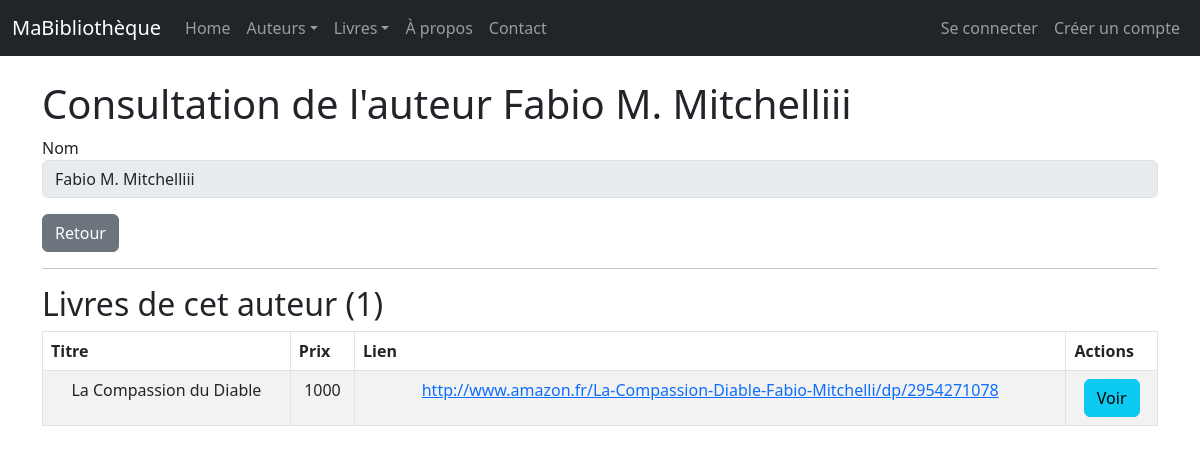
The app's page /auteurs/1/view/, older data.
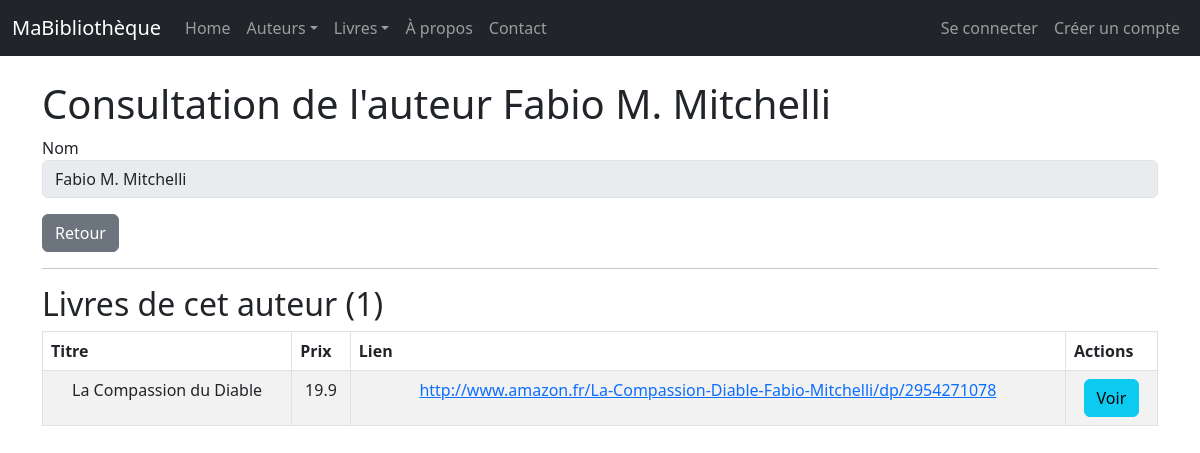
The same page, newer data.
### monApp/models.py (models this page shows, shortened)
class Auteur(db.Model):
    idA = db.Column( db.Integer, primary_key=True )
    Nom = db.Column(db.String(100), unique=True)

class Livre(db.Model):
    idL = db.Column( db.Integer, primary_key = True)
    Prix = db.Column( db.Integer)
    Titre = db.Column( db.String(255))
    Url = db.Column( db.String(255))
    Img = db.Column( db.String(255))
    auteur_id = db.Column (db.Integer , db.ForeignKey ("auteur.idA") )
    auteur = db.relationship ("Auteur", backref =db.backref ("livres", lazy="dynamic") )

### monApp/views.py (the view)
@app.route('/auteurs/<idA>/view/')
def viewAuteur(idA):
    unAuteur = Auteur.query.get_or_404(idA)
    unForm = FormAuteur(obj=unAuteur)
    return render_template("auteur_view.html",selectedAuteur=unAuteur, viewForm=unForm)

### monApp/forms.py
class FormAuteur(FlaskForm):
    idA=HiddenField('idA')
    Nom = StringField ('Nom', validators =[DataRequired()])

### monApp/templates/auteur_view.html (shortened to what this page needs)
{% extends "base.html" %}
{% block main %}
<h1 >Consultation de l'auteur {{ selectedAuteur.Nom }}</h1>
<form role="form" method="POST" action="">
    <div class="form-group mb-3">
        {{ viewForm.Nom.label }}
        {{ viewForm.Nom(size=50, disabled=True, class_="form-control") }}
    </div>
    <a href="{{ url_for('getAuteurs') }}" class="btn btn-secondary">Retour</a>
</form >
<hr>
<h2>Livres de cet auteur ({{ selectedAuteur.livres.count() }})</h2>
{% if selectedAuteur.livres.count() > 0 %}
    <table class="table table-striped table-bordered table-hover">
        <thead>
            <tr>
                <th>Titre</th>
                <th>Prix</th>
                <th>Lien</th>
                <th>Actions</th>
            </tr>
        </thead>
        <tbody>
        {% for livre in selectedAuteur.livres %}
            <tr>
                <td>{{livre.Titre}}</td>
                <td>{{livre.Prix}}</td>
                <td><a href="{{livre.Url}}" target="_blank">{{livre.Url}}</a></td>
                <td><a href="{{ url_for('viewLivre', idL=livre.idL) }}" class="btn btn-info">Voir</a></td>
            </tr>
        {% endfor %}
        </tbody>
    </table>
{% else %}
    <p>Cet auteur n'a aucun livre dans notre base de données.</p>
{% endif %}
{% endblock %}

### monApp/templates/base.html (shortened to what this page needs)
<html>
<head>
    <link rel="stylesheet" href="{{ url_for('static', filename='css/style.css') }}">
    <link href="https://cdn.jsdelivr.net/npm/bootstrap@5.3.0/dist/css/bootstrap.min.css" rel="stylesheet">
</head>
<body>
    {% block navbar %}
    <nav class="navbar navbar-expand-md navbar-dark bg-dark fixed-top">
        <div class="container-fluid">
            <a class="navbar-brand">MaBibliothèque</a>
            <div class="collapse navbar-collapse" id="mainNavbar">
                <ul class="navbar-nav me-auto mb-2 mb-md-0">
                    <li class="nav-item">
                        <a class="nav-link" href="{{ url_for('index') }}">Home</a>
                    </li>
                    <li class="nav-item dropdown">
                        <a class="nav-link dropdown-toggle" href="#" id="auteursDropdown" role="button" data-bs-toggle="dropdown" aria-expanded="false">Auteurs</a>
                    </li>
                    <li class="nav-item dropdown">
                        <a class="nav-link dropdown-toggle" href="#" id="livresDropdown" role="button" data-bs-toggle="dropdown" aria-expanded="false">Livres</a>
                    </li>
                    <li class="nav-item">
                        <a class="nav-link" href="{{ url_for('about') }}">À propos</a>
                    </li>
                    <li class="nav-item">
                        <a class="nav-link" href="{{ url_for('contact') }}">Contact</a>
                    </li>
                </ul>
                <ul class="nav navbar-nav navbar-right">
                    {% if current_user.is_authenticated %}
                        <a class="navbar-brand"><em>Vous êtes connecté <strong>{{ current_user.Login}}</strong></em></a>
                        <li class="nav-item"><a class="nav-link" href="{{ url_for ('logout') }}">Déconnexion</a></li >
                    {% else %}
                        <li class="nav-item"><a class="nav-link" href="{{ url_for ('login') }}">Se connecter</a></li >
                        <li class="nav-item"><a class="nav-link" href="{{ url_for ('signin') }}">Créer un compte</a></li >
                    {% endif %}
                </ul>
            </div>
        </div>
    </nav>
    {% endblock %}
    {% block content %}
    <main id="main" role="main" class="container">
        {% block main %}{% endblock %}
    </main>
    {% endblock %}
</body>
</html>

### monApp/static/css/style.css (style rules this page uses)
h1 { color: red; }
td,th { padding: 0.5 em; text-align: center; border-collapse: initial; border: thin solid black; }
#main { margin-top: 5em; }
body { font-family: sans-serif; }

Row changes from the older to the newer data that the page shows:
changed Auteur: Nom "Fabio M. Mitchelliii" → "Fabio M. Mitchelli"
changed Livre "La Compassion du Diable": Prix "1000" → "19.9"
